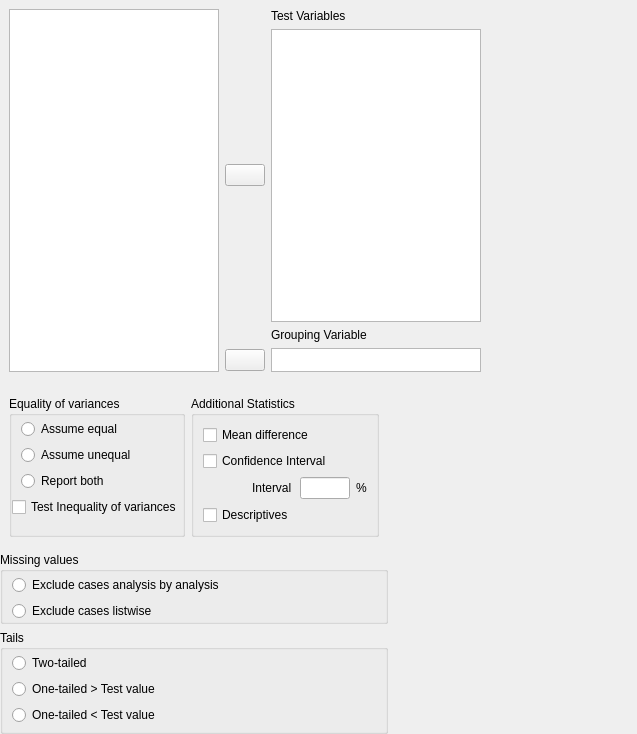
<?xml version="1.0" encoding="UTF-8"?>
<ui version="4.0">
 <class>TTestIndependentSamples</class>
 <widget class="QWidget" name="TTestIndependentSamples">
  <property name="geometry">
   <rect>
    <x>0</x>
    <y>0</y>
    <width>637</width>
    <height>734</height>
   </rect>
  </property>
  <property name="windowTitle">
   <string>Form</string>
  </property>
  <layout class="QGridLayout" name="gridLayout_11">
   <property name="leftMargin">
    <number>0</number>
   </property>
   <property name="topMargin">
    <number>0</number>
   </property>
   <property name="rightMargin">
    <number>0</number>
   </property>
   <property name="bottomMargin">
    <number>0</number>
   </property>
   <item row="0" column="0" colspan="2">
    <widget class="QWidget" name="widget" native="true">
     <property name="sizePolicy">
      <sizepolicy hsizetype="Fixed" vsizetype="Preferred">
       <horstretch>0</horstretch>
       <verstretch>0</verstretch>
      </sizepolicy>
     </property>
     <property name="minimumSize">
      <size>
       <width>573</width>
       <height>0</height>
      </size>
     </property>
     <layout class="QGridLayout" name="gridLayout_10">
      <item row="0" column="1">
       <widget class="QWidget" name="widget_7" native="true">
        <layout class="QGridLayout" name="gridLayout_8">
         <property name="leftMargin">
          <number>0</number>
         </property>
         <property name="topMargin">
          <number>0</number>
         </property>
         <property name="rightMargin">
          <number>0</number>
         </property>
         <property name="bottomMargin">
          <number>0</number>
         </property>
         <property name="verticalSpacing">
          <number>6</number>
         </property>
         <item row="6" column="0">
          <widget class="AssignButton" name="buttonAssignGroupingVariable">
           <property name="maximumSize">
            <size>
             <width>50</width>
             <height>16777215</height>
            </size>
           </property>
           <property name="text">
            <string/>
           </property>
          </widget>
         </item>
         <item row="0" column="1">
          <widget class="QLabel" name="label_4">
           <property name="text">
            <string>Test Variables</string>
           </property>
          </widget>
         </item>
         <item row="6" column="1">
          <widget class="BoundListView" name="groupingVariable">
           <property name="maximumSize">
            <size>
             <width>210</width>
             <height>24</height>
            </size>
           </property>
          </widget>
         </item>
         <item row="1" column="0">
          <widget class="AssignButton" name="buttonAssignVariables">
           <property name="minimumSize">
            <size>
             <width>0</width>
             <height>0</height>
            </size>
           </property>
           <property name="maximumSize">
            <size>
             <width>50</width>
             <height>16777215</height>
            </size>
           </property>
           <property name="text">
            <string/>
           </property>
          </widget>
         </item>
         <item row="1" column="1">
          <widget class="BoundListView" name="variables">
           <property name="sizePolicy">
            <sizepolicy hsizetype="Maximum" vsizetype="Expanding">
             <horstretch>0</horstretch>
             <verstretch>0</verstretch>
            </sizepolicy>
           </property>
           <property name="minimumSize">
            <size>
             <width>0</width>
             <height>0</height>
            </size>
           </property>
           <property name="maximumSize">
            <size>
             <width>210</width>
             <height>16777215</height>
            </size>
           </property>
           <property name="selectionMode">
            <enum>QAbstractItemView::ExtendedSelection</enum>
           </property>
          </widget>
         </item>
         <item row="5" column="1">
          <widget class="QLabel" name="label_5">
           <property name="text">
            <string>Grouping Variable</string>
           </property>
          </widget>
         </item>
        </layout>
       </widget>
      </item>
      <item row="0" column="2">
       <widget class="QWidget" name="widget_6" native="true">
        <property name="minimumSize">
         <size>
          <width>90</width>
          <height>0</height>
         </size>
        </property>
        <layout class="QVBoxLayout" name="verticalLayout_2">
         <property name="leftMargin">
          <number>0</number>
         </property>
         <property name="topMargin">
          <number>0</number>
         </property>
         <property name="rightMargin">
          <number>0</number>
         </property>
         <property name="bottomMargin">
          <number>0</number>
         </property>
        </layout>
       </widget>
      </item>
      <item row="0" column="0">
       <widget class="AvailableFieldsListView" name="listAvailableFields">
        <property name="sizePolicy">
         <sizepolicy hsizetype="Expanding" vsizetype="Expanding">
          <horstretch>0</horstretch>
          <verstretch>0</verstretch>
         </sizepolicy>
        </property>
        <property name="minimumSize">
         <size>
          <width>0</width>
          <height>200</height>
         </size>
        </property>
        <property name="maximumSize">
         <size>
          <width>210</width>
          <height>16777215</height>
         </size>
        </property>
        <property name="selectionMode">
         <enum>QAbstractItemView::ExtendedSelection</enum>
        </property>
       </widget>
      </item>
     </layout>
    </widget>
   </item>
   <item row="1" column="0">
    <widget class="QWidget" name="widget_3" native="true">
     <layout class="QGridLayout" name="gridLayout_2">
      <item row="0" column="2">
       <widget class="QGroupBox" name="groupBox_7">
        <property name="title">
         <string>Additional Statistics</string>
        </property>
        <property name="flat">
         <bool>true</bool>
        </property>
        <layout class="QGridLayout" name="gridLayout_3">
         <item row="0" column="0" colspan="3">
          <widget class="BoundCheckBox" name="meanDifference">
           <property name="text">
            <string>Mean difference</string>
           </property>
          </widget>
         </item>
         <item row="1" column="0" colspan="3">
          <widget class="BoundCheckBox" name="confidenceInterval">
           <property name="text">
            <string>Confidence Interval</string>
           </property>
          </widget>
         </item>
         <item row="2" column="0">
          <widget class="QWidget" name="widget_4" native="true"/>
         </item>
         <item row="2" column="1">
          <widget class="QLabel" name="label">
           <property name="text">
            <string>Interval</string>
           </property>
          </widget>
         </item>
         <item row="2" column="2">
          <widget class="BoundTextBox" name="confidenceIntervalInterval">
           <property name="sizePolicy">
            <sizepolicy hsizetype="Preferred" vsizetype="Fixed">
             <horstretch>0</horstretch>
             <verstretch>0</verstretch>
            </sizepolicy>
           </property>
           <property name="maximumSize">
            <size>
             <width>50</width>
             <height>16777215</height>
            </size>
           </property>
          </widget>
         </item>
         <item row="2" column="3">
          <widget class="QLabel" name="label_2">
           <property name="text">
            <string>%</string>
           </property>
          </widget>
         </item>
         <item row="3" column="0" colspan="2">
          <widget class="BoundCheckBox" name="descriptives">
           <property name="text">
            <string>Descriptives</string>
           </property>
          </widget>
         </item>
        </layout>
       </widget>
      </item>
      <item row="0" column="0" colspan="2">
       <widget class="QGroupBox" name="groupBox_8">
        <property name="title">
         <string>Equality of variances</string>
        </property>
        <property name="flat">
         <bool>true</bool>
        </property>
        <layout class="QGridLayout" name="gridLayout">
         <property name="leftMargin">
          <number>0</number>
         </property>
         <property name="topMargin">
          <number>3</number>
         </property>
         <property name="rightMargin">
          <number>0</number>
         </property>
         <property name="bottomMargin">
          <number>0</number>
         </property>
         <item row="0" column="0">
          <widget class="BoundGroupBox" name="equalityOfVariances" native="true">
           <layout class="QGridLayout" name="gridLayout_5">
            <property name="topMargin">
             <number>0</number>
            </property>
            <property name="bottomMargin">
             <number>0</number>
            </property>
            <item row="2" column="0">
             <widget class="QRadioButton" name="both">
              <property name="text">
               <string>Report both</string>
              </property>
             </widget>
            </item>
            <item row="1" column="0">
             <widget class="QRadioButton" name="assumeUnequal">
              <property name="text">
               <string>Assume unequal</string>
              </property>
             </widget>
            </item>
            <item row="0" column="0">
             <widget class="QRadioButton" name="assumeEqual">
              <property name="text">
               <string>Assume equal</string>
              </property>
             </widget>
            </item>
           </layout>
          </widget>
         </item>
         <item row="2" column="0">
          <widget class="QWidget" name="widget_5" native="true"/>
         </item>
         <item row="1" column="0">
          <widget class="QCheckBox" name="testUnequalVariances">
           <property name="text">
            <string>Test Inequality of variances</string>
           </property>
          </widget>
         </item>
        </layout>
       </widget>
      </item>
     </layout>
    </widget>
   </item>
   <item row="1" column="1">
    <spacer name="horizontalSpacer">
     <property name="orientation">
      <enum>Qt::Horizontal</enum>
     </property>
     <property name="sizeHint" stdset="0">
      <size>
       <width>150</width>
       <height>20</height>
      </size>
     </property>
    </spacer>
   </item>
   <item row="2" column="0">
    <widget class="QGroupBox" name="groupBox_9">
     <property name="title">
      <string>Missing values</string>
     </property>
     <property name="flat">
      <bool>true</bool>
     </property>
     <layout class="QGridLayout" name="gridLayout_4">
      <property name="leftMargin">
       <number>0</number>
      </property>
      <property name="topMargin">
       <number>3</number>
      </property>
      <property name="rightMargin">
       <number>0</number>
      </property>
      <property name="bottomMargin">
       <number>0</number>
      </property>
      <item row="0" column="0">
       <widget class="BoundGroupBox" name="missingValues" native="true">
        <layout class="QGridLayout" name="gridLayout_6">
         <property name="topMargin">
          <number>0</number>
         </property>
         <property name="bottomMargin">
          <number>0</number>
         </property>
         <item row="0" column="0">
          <widget class="QRadioButton" name="excludeAnalysisByAnalysis">
           <property name="text">
            <string>Exclude cases analysis by analysis</string>
           </property>
          </widget>
         </item>
         <item row="1" column="0">
          <widget class="QRadioButton" name="excludeListwise">
           <property name="text">
            <string>Exclude cases listwise</string>
           </property>
          </widget>
         </item>
        </layout>
       </widget>
      </item>
     </layout>
    </widget>
   </item>
   <item row="3" column="0">
    <widget class="QGroupBox" name="groupBox_10">
     <property name="title">
      <string>Tails</string>
     </property>
     <property name="flat">
      <bool>true</bool>
     </property>
     <layout class="QGridLayout" name="gridLayout_7">
      <property name="leftMargin">
       <number>0</number>
      </property>
      <property name="topMargin">
       <number>3</number>
      </property>
      <property name="rightMargin">
       <number>0</number>
      </property>
      <property name="bottomMargin">
       <number>0</number>
      </property>
      <item row="0" column="0">
       <widget class="BoundGroupBox" name="tails" native="true">
        <layout class="QGridLayout" name="gridLayout_9">
         <property name="topMargin">
          <number>0</number>
         </property>
         <property name="bottomMargin">
          <number>0</number>
         </property>
         <item row="2" column="0">
          <widget class="QRadioButton" name="oneTailedLessThan">
           <property name="text">
            <string>One-tailed &lt; Test value</string>
           </property>
          </widget>
         </item>
         <item row="1" column="0">
          <widget class="QRadioButton" name="oneTailedGreaterThan">
           <property name="text">
            <string>One-tailed &gt; Test value</string>
           </property>
          </widget>
         </item>
         <item row="0" column="0">
          <widget class="QRadioButton" name="twoTailed">
           <property name="text">
            <string>Two-tailed</string>
           </property>
          </widget>
         </item>
        </layout>
       </widget>
      </item>
      <item row="1" column="0">
       <widget class="QWidget" name="widget_8" native="true"/>
      </item>
     </layout>
    </widget>
   </item>
  </layout>
  <zorder>widget</zorder>
  <zorder>horizontalSpacer</zorder>
  <zorder>widget_3</zorder>
  <zorder>groupBox_9</zorder>
  <zorder>groupBox_10</zorder>
 </widget>
 <customwidgets>
  <customwidget>
   <class>BoundCheckBox</class>
   <extends>QCheckBox</extends>
   <header>widgets/boundcheckbox.h</header>
  </customwidget>
  <customwidget>
   <class>BoundListView</class>
   <extends>QListView</extends>
   <header>widgets/boundlistview.h</header>
  </customwidget>
  <customwidget>
   <class>AssignButton</class>
   <extends>QPushButton</extends>
   <header>widgets/assignbutton.h</header>
  </customwidget>
  <customwidget>
   <class>AvailableFieldsListView</class>
   <extends>QListView</extends>
   <header>widgets/availablefieldslistview.h</header>
  </customwidget>
  <customwidget>
   <class>BoundTextBox</class>
   <extends>QLineEdit</extends>
   <header>widgets/boundtextbox.h</header>
  </customwidget>
  <customwidget>
   <class>BoundGroupBox</class>
   <extends>QWidget</extends>
   <header>widgets/boundgroupbox.h</header>
   <container>1</container>
  </customwidget>
 </customwidgets>
 <resources/>
 <connections/>
</ui>
